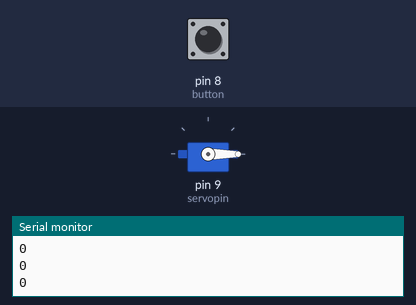
A sketch run on a simulated Arduino Uno, built with avr-gcc and run on an emulated ATmega328P. On the bench: servo, the last lines printed to the serial monitor. The test bench sets the inputs (shaded band); at power-on: pin 8 (button) LOW.

Above: at 1.2 s.
1.3 s: pin 8 (button) pulled HIGH for 0.15 s
At 1.37 s:
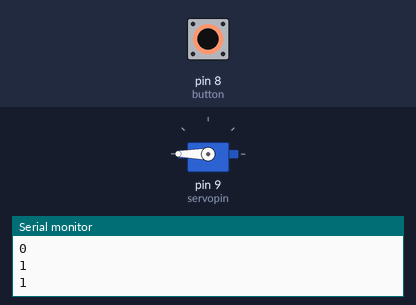
2.9 s: pin 8 (button) pulled HIGH for 3.2 s
At 6.9 s:
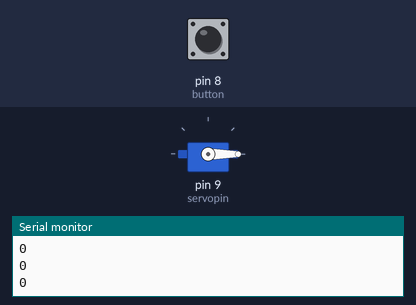
Timing chart, 0 to 8.4 s (numbered marks = the images above; inputs shaded):
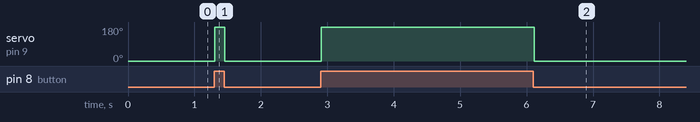

The sketch:

servo_push_button.ino
```cpp
/*
**connections**
- connect servo's signal pin to 9
- connect button to pin 8
*/

#include <Servo.h>
Servo servo;
int servopin = 9;
int button = 8;
int buttonval;

void setup() {
  servo.attach(servopin);
  pinMode(button, INPUT);
  Serial.begin(9600);
}

void loop() {
 buttonval = digitalRead(button);
 if(buttonval==HIGH){
  servo.write(180);
  }
  else {
  servo.write(0);
  }
 Serial.println(buttonval);
 delay(50);
}
```

Measured:
- after the input at 1.3 s, servo on pin 9 (servopin): 0° → 180° at once, → 0° 0.15 s later
- after the input at 2.9 s, servo on pin 9 (servopin): 0° → 180° at once, → 0° 3.2 s later
